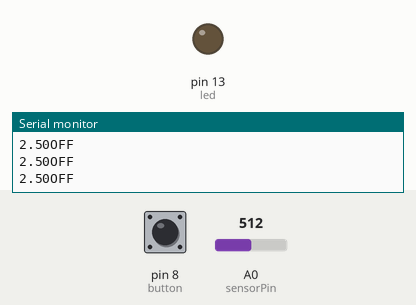
Simulated run of this sketch. Board: Arduino Uno, built with avr-gcc and run on an emulated ATmega328P. Shown: output pins drawn as LEDs (lit = HIGH), the last lines printed to the serial monitor. The inputs (shaded band) are chosen by the test bench; at power-on: pin 8 (button) LOW, A0 (sensorPin) = 512.

Above: at 1.2 s.
1.3 s: pin 8 (button) pulled HIGH for 0.15 s
At 1.38 s:
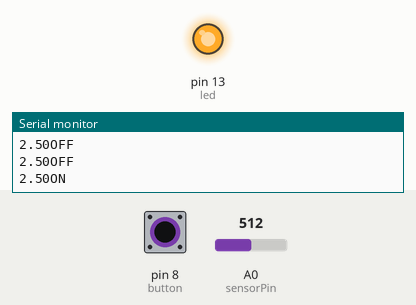
2.9 s: pin 8 (button) pulled HIGH for 3.2 s
At 7.0 s:
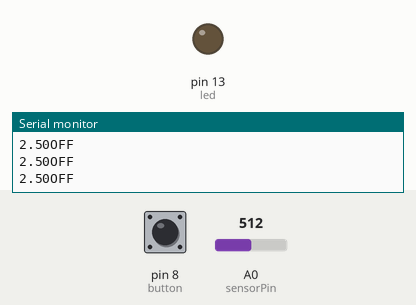
Timing chart, 0 to 8.5 s (numbered marks = the images above; inputs shaded):
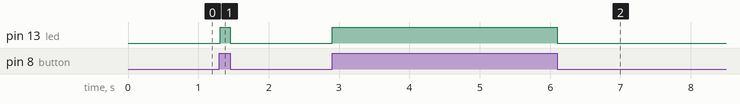

Measured:
- after the input at 1.3 s, pin 13 (led): LOW → HIGH at once, → LOW 0.14 s later
- after the input at 2.9 s, pin 13 (led): LOW → HIGH at once, → LOW 3.2 s later

The sketch:

task.ino
```cpp
//example1
//light led by pressing push button
#define led 13
#define button 8
const int sensorPin = A0;
int reading;
float voltage;

void setup(){
 pinMode(led,OUTPUT);
 pinMode(button,INPUT);
 Serial.begin(9600);
}
void loop(){
boolean sw = digitalRead(button);
 if(sw==HIGH){
  digitalWrite(led,HIGH);
Serial.println("ON");
 }
 else {
   digitalWrite(led,LOW);
   Serial.println("OFF");
   }

   reading = analogRead(sensorPin);
   voltage = reading * 5.0/1024;
   Serial.print(voltage);
}
```
